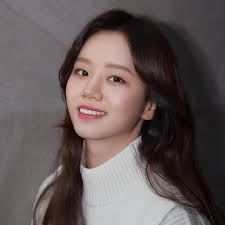
#> input picture PythonLearn/opencv/TrainFaces/LHL/1.jpg, 225 x 225 px; its folder holds 5 pictures in this run
$ jupyter execute 17-BuildFaceRecognitionModel.ipynb   (Python 2 division)
#> lines starting #> are read from the running program, lines starting #| are printed output that depends on the picture; long printed decimals are rounded
[cell 1]
import os
import cv2 as cv
import numpy as np

people = ["LHL", "ZXB"]
dir = "TrainFaces"

features = []
labels = []
haar_cascade = cv.CascadeClassifier("FrontFaceHaarcascade.xml")


def create_train():
    for person in people:
        path = os.path.join(dir.encode("utf-8").decode("utf-8"), person)
        label = people.index(person)
        if not os.path.exists(path):
            print(f"Path does not exist: {path}")
            continue
        for img in os.listdir(path):
            img_path = os.path.join(path, img)
            img_array = cv.imdecode(
                np.fromfile(img_path, dtype=np.uint8), cv.IMREAD_COLOR
            )  # 解决imread不能读取中文路径的问题
#> img_array is the input picture: shape (225, 225, 3); mean B, G, R 86.7, 87.6, 98.8
            if img_array is None:
                print(f"Failed to read image: {img_path}")
                continue
            gray = cv.cvtColor(img_array, cv.COLOR_BGR2GRAY)
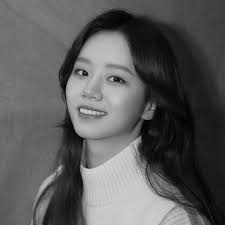
#> gray: shape (225, 225); min 0, max 217, mean 90.9
            faces_rect = haar_cascade.detectMultiScale(
                gray, scaleFactor=1.1, minNeighbors=4
            )
#> faces_rect = [[52, 42, 93, 93]]
            for x, y, w, h in faces_rect:
                faces_roi = gray[y : y + h, x : x + w]
                features.append(faces_roi)
                labels.append(label)
#> this loop made 1 pass
#> pass 1, in create_train, `faces_roi = gray[y : y + h, x : x + w]`:
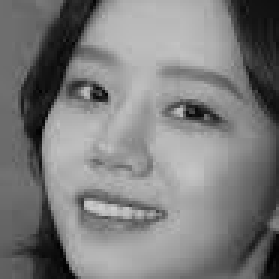
#> faces_roi: shape (93, 93) (shown 3 times larger); min 1, max 207, mean 124.2
#> after the loop, features = 1 item; labels = [0]


create_train()
print("Training done ----------------")
face_recognizer = cv.face.LBPHFaceRecognizer_create()
features = np.array(features, dtype="object")
labels = np.array(labels)
# Train the Recognizer on the features list and the labels list
face_recognizer.train(features, labels)
np.save("features.npy", features)
np.save("labels.npy", labels)
face_recognizer.save("face_trained.yml")  # 能够保存训练好的模型，在其他地方直接调用

[cell 2]
import numpy as np
import cv2 as cv

harr_cascade = cv.CascadeClassifier("FrontFaceHaarcascade.xml")

features = np.load("features.npy", allow_pickle=True)
labels = np.load("labels.npy")
face_recognizer = cv.face.LBPHFaceRecognizer_create()
face_recognizer.read("face_trained.yml")

people = ["LHL", "ZXB"]
path = "TrainFaces\\LHL\\2.jpg"
path1 = "Photos/7.png"

img = cv.imdecode(np.fromfile(path1, dtype=np.uint8), cv.IMREAD_COLOR)
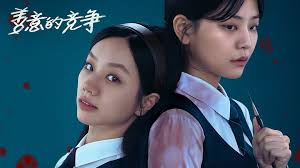
#> input picture PythonLearn/opencv/Photos/7.png, 300 x 168 px
#> img is the input picture: shape (168, 300, 3); mean B, G, R 98.4, 81.1, 57.2

gray = cv.cvtColor(img, cv.COLOR_BGR2GRAY)
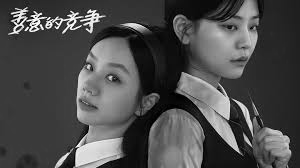
#> gray: shape (168, 300); min 0, max 255, mean 75.9
cv.imshow("Person", gray)

# Detect the face in the image
faces_rect = harr_cascade.detectMultiScale(gray, scaleFactor=1.1, minNeighbors=4)
#> faces_rect = [[56, 38, 91, 91]]
for x, y, w, h in faces_rect:
    face = gray[y : y + h, x : x + w]
    label, confidence = face_recognizer.predict(face)
    print(f"Label = {people[label]} with a confidence of {confidence}")
    cv.rectangle(img, (x, y), (x + w, y + h), (0, 255, 0), thickness=2)
    cv.putText(
        img,
        str(people[label]),
        (x - 20, y - 20),
        cv.FONT_HERSHEY_COMPLEX,
        1.0,
        (0, 255, 0),
        thickness=2,
    )
    cv.imshow("Detected", img)
    cv.waitKey(0)
#> this loop made 1 pass
#> (x, y, w, h, label, confidence) on pass 1: (56, 38, 91, 91, 0, 130.7)
#| Label = LHL with a confidence of 130.727
#> pass 1, `face = gray[y : y + h, x : x + w]`:
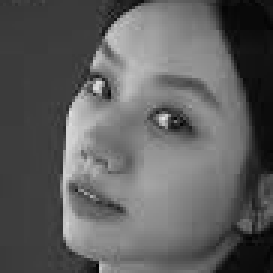
#> face: shape (91, 91) (shown 3 times larger); min 2, max 227, mean 94.9
#> pass 1, `cv.imshow("Detected", img)`:
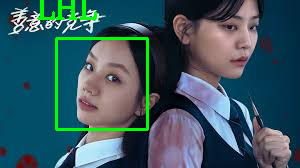
#> window 'Detected': shape (168, 300, 3); mean B, G, R 95.6, 86.8, 56
cv.destroyAllWindows()
